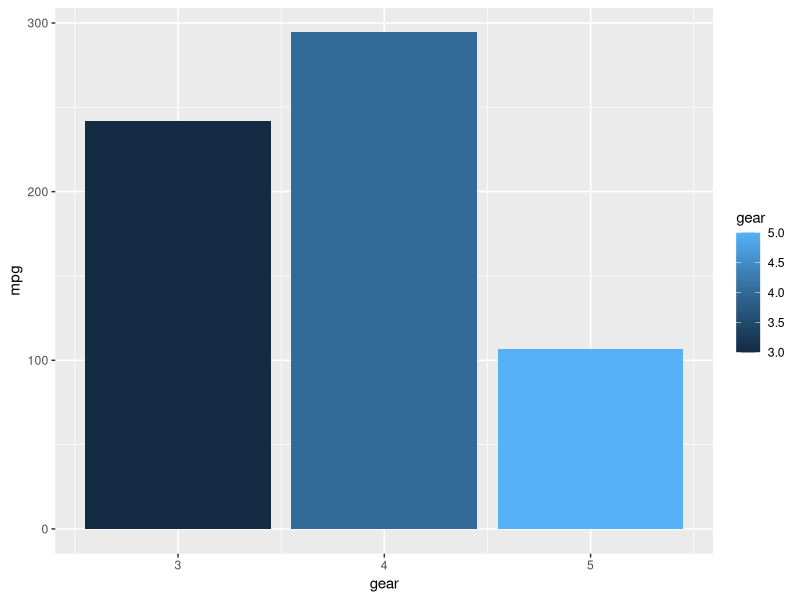
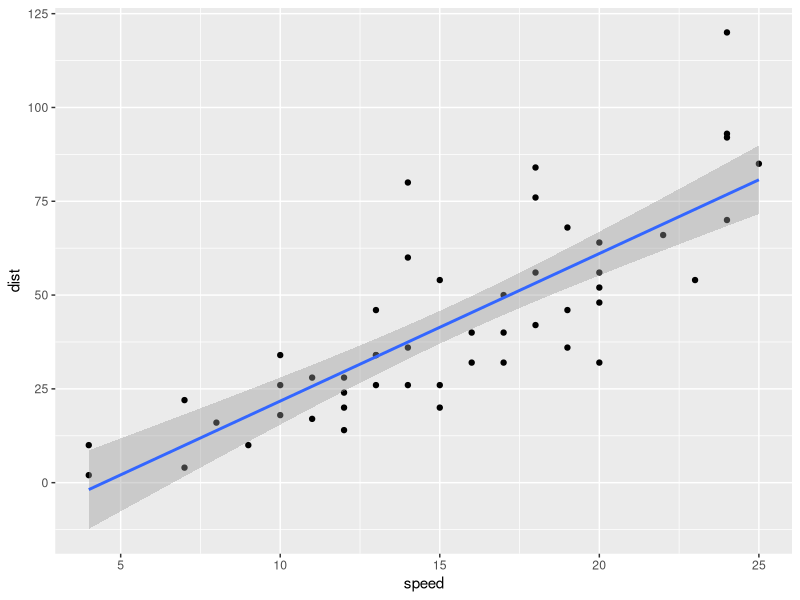
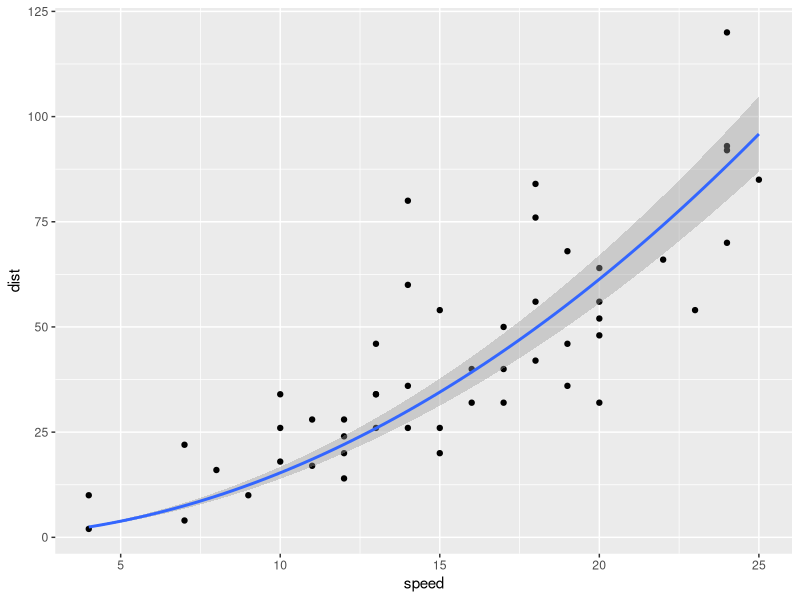

Recreate these plots in R, in order.
## ---- chunk 1
x <- seq(by=1, from=5, to=55); sum(x)
## ---- chunk 2
sumfun <- function(n) {
  answer <- sum(seq(by=1, from=5, to=n))
return(answer)}
sumfun(10)
sumfun(20)
sumfun(100)
## ---- chunk 3
n <- 12
fib <- numeric(n)
fib[1] <- 1
fib[2] <- 1
for (i in 3:n)
{
  fib[i] <- fib[i-1]+fib[i-2]
}
fib
## ---- chunk 4
library(ggplot2)
ggplot(data=mtcars,aes(x=gear, y=mpg, fill=gear)) + geom_bar(stat="identity")
## ---- chunk 5
linearmodel <- lm(dist ~ speed, data=cars)
summary(linearmodel)
## ---- chunk 6
library(ggplot2)
ggplot(cars,aes(x=speed, y=dist)) + geom_point() + geom_smooth(method = lm, formula = y ~ x)
## ---- chunk 7
reactiontimemod <- lm(dist ~ I(speed^2)+0, data = cars)
summary(reactiontimemod)
x <- mean (residuals(reactiontimemod))
y <- mean (((cars$speed)/3600)*5280)
x/y
## ---- chunk 8
library(ggplot2)
ggplot(cars,aes(x=speed, y=dist)) + geom_point() + geom_smooth(method = lm, formula = y ~ I(x^2) + 0)
